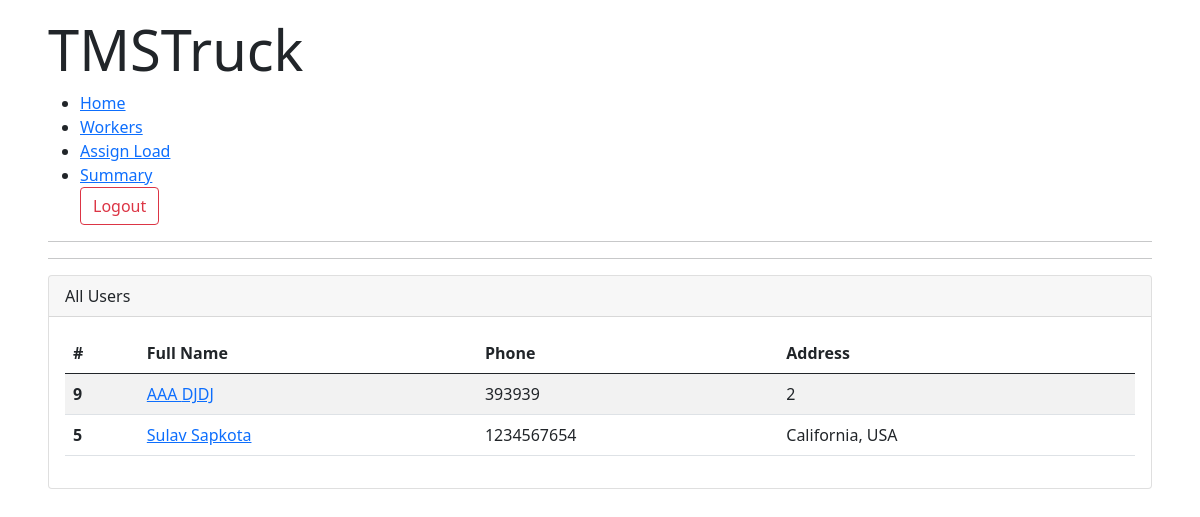
Page /all_workers/ (signed in) on the committed database.
### TMSTruck/models.py (models this page shows, shortened)
class Account(models.Model):
	user 					= models.OneToOneField(User, on_delete=models.CASCADE)
	choices 				= [('ACTIVE','ACTIVE'),('INACTIVE','INACTIVE')]
	Email					= models.EmailField(max_length=100,null=True)
	firstName    			= models.CharField(max_length=100,null=True)
	lastName 				= models.CharField(max_length=100,null=True)
	commissionRate 			= models.IntegerField(null=True)
	address 				= models.CharField(max_length=100,null=True)
	city 					= models.CharField(max_length=100,null=True)
	state 					= models.CharField(max_length=100,null=True)
	zipCode 				= models.IntegerField(null=True)
	Phone 					= models.IntegerField(null=True)
	userStatus 				= models.CharField(max_length=100,choices=choices,default='ACTIVE')
	enrolledCarriers 		= models.TextField(null=True,max_length=3000)
	ndaNca 					= models.FileField(upload_to='Users NDA NCA W9 Files/ndas')
	w9_upload				= models.FileField(upload_to=w9UploadFile,null=True)

### TMSTruck/decorators.py (the view)
        def wrapper(request, *args, **kwargs):
            group = None
            if request.user.groups.exists():
                group = request.user.groups.all()[0].name
            if group in allowed_roles:
                return view_func(request, *args, **kwargs)
            elif group == 'Trainee':
                return redirect("user")
            else:
                return HttpResponse("You are not authorized to visit this page. ")

### TMSTruck/views.py (called while the page is built)
@login_required(login_url="login")
@customRoles(allowed_roles=['Admin'])
def all_workers(request):
	workers = Account.objects.all().order_by('-id')
	template = 'TMSTruck/all_workers.html'
	context = {
		'workers':workers
	}
	return render(request,template,context)

### TMSTruck/templates/TMSTruck/all_workers.html (shortened to what this page needs)
{% extends 'TMSTruck/base.html' %}
{% load static %}
{% block content %}
<!DOCTYPE html>
<html lang="en">
<head>
    <link rel="stylesheet" href="{% static 'css/dashboard.css' %}">
</head>
<body>
    <div class="main-body">
        {% include 'TMSTruck/navbar.html' %}
        <hr>
        <hr>
        <div class="row">
            <div class="col-md-12">
                <div class="card">
                    <div class="card-header">All Users</div>
                    <div class="card-body">
                        <table class="table table-striped">
                            <thead>
                                <tr>
                                    <th scope="col">#</th>
                                    <th scope="col">Full Name</th>
                                    <th scope="col">Phone</th>
                                    <th scope="col">Address</th>
                                </tr>
                            </thead>
                            <tbody>
                                {% for worker in workers %}
                                <tr>
                                    <th scope="row">{{worker.id}}</th>
                                    <td><a href="{% url 'user_detail' worker.id %}">{{worker.firstName}} {{worker.lastName}}</a></td>
                                    <td>{{worker.Phone}}</td>
                                    <td>{{worker.address}}</td>
                                </tr>
                                {% endfor %}
                            </tbody>
                        </table>
                    </div>
                </div>
            </div>
        </div>
    </div>
</body>
</html>
{% endblock %}

### static/css/base.css (style rules this page uses)
* { padding: 0px; margin: 0px; }
.main-body { margin: 1rem 3rem; }

### rows in the picture
Account: id "9", firstName "AAA", lastName "DJDJ", Phone "393939", address "2"
Account: id "5", firstName "Sulav", lastName "Sapkota", Phone "1234567654", address "California, USA"
